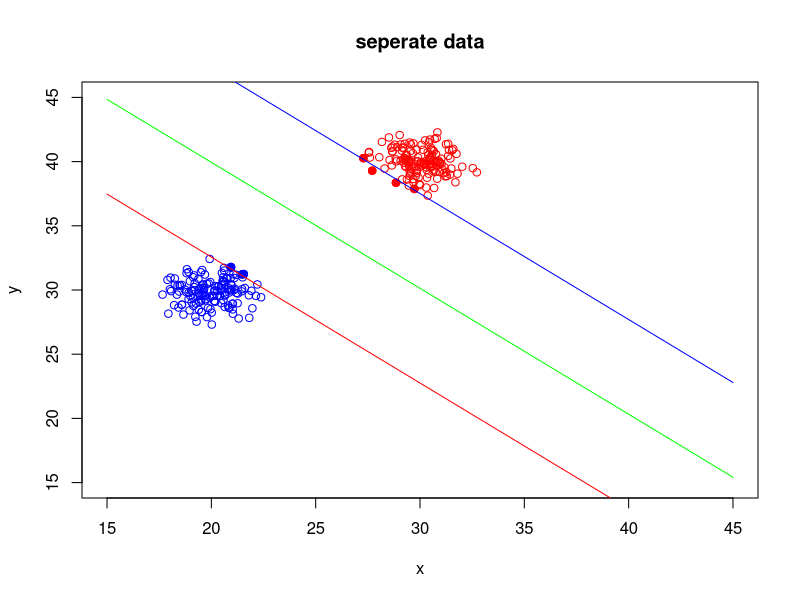
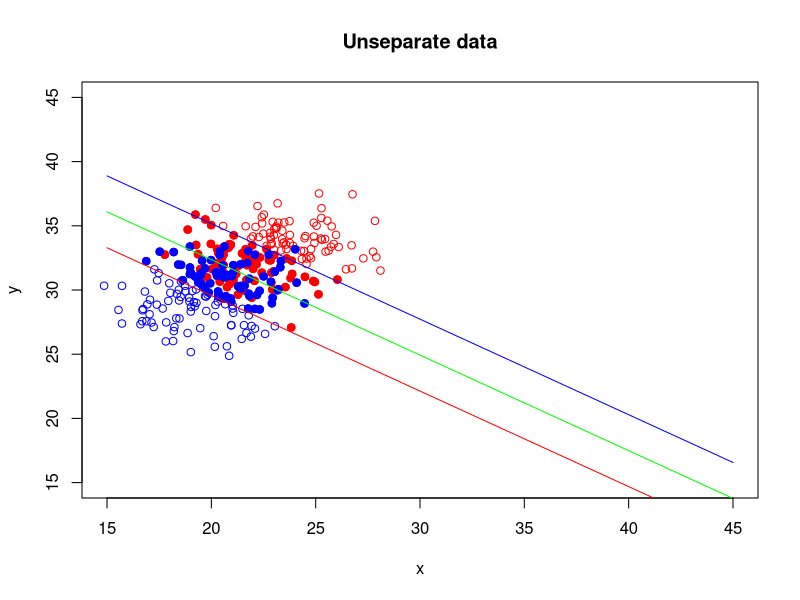

R code for these plots, in order:
##SVM hard margin##


#generate data
set.seed(500)
data1 <- cbind(rnorm(150, 20, 1), rnorm(150, 30, 1), matrix(-1, 150, 1))
data2 <- cbind(rnorm(150, 30, 1), rnorm(150, 40, 1), matrix(1, 150, 1))
sepdata <- rbind(data1, data2)
data3 <- cbind(rnorm(150, 20, 2), rnorm(150, 30, 2), matrix(-1, 150, 1))
data4 <- cbind(rnorm(150, 23, 2), rnorm(150, 33, 2), matrix(1, 150, 1))
unsepdata <- rbind(data3, data4)


#SVM of soft margins
traini <- rbind(data1,data2)
trainiX <- traini[,-3]
trainiY <- as.matrix(traini[,3])

trainiUnsep <- rbind(data3,data4)
trainiUnsepX <- trainiUnsep[,-3]
trainiUnsepY <- as.matrix(trainiUnsep[,3])

H = (trainiY %*% t(trainiY)) * (trainiX %*% t(trainiX))
c = matrix(rep(-1, nrow(trainiX)))
A = t(trainiY)
b = 0
r = 0
l = matrix(rep(0, nrow(trainiX)))
u = matrix(rep(0.005, nrow(trainiX)))

require(kernlab)
linearLDResult = ipop(c, H, A, b, l, u, r)
alpha = matrix(primal(linearLDResult))

w = rep(0, ncol(trainiX))
for(i in 1:nrow(trainiX))
{
  w = w + alpha[i] * trainiY[i] * trainiX[i, ]
}

sv = traini[alpha > 0.0001, ] #Support vectors
w0 = (1/nrow(sv)) * sum(as.matrix(sv[, 3]) - sv[, -3] %*% w)

#plotting
plot(15:45, 15:45, type = "n", main='seperate data', ylab='y', xlab='x')  
points(data1[,1], data1[,2], col = "blue")
points(data2[,1], data2[,2], col = "red")
points(matrix(sv[sv[,3]==1,],ncol = 3)[,1], matrix(sv[sv[,3]==1,],ncol = 3)[,2], pch = 19, col = "red")
points(matrix(sv[sv[,3]==-1,],ncol = 3)[,1], matrix(sv[sv[,3]==-1,],ncol = 3)[,2], pch = 19, col = "blue")
curve(-w[1]/w[2] * x - w0/w[2], add = TRUE, col = "green")  
curve(-w[1]/w[2] * x - (w0+1)/w[2], add = TRUE, col = "red")  
curve(-w[1]/w[2] * x - (w0-1)/w[2], add = TRUE, col = "blue")  

confusionMatrix <- matrix(0, 2, 2)
for (j in 1:nrow(traini))
{
  temp <- trainiX[j,] %*% as.matrix(w) + w0
  if (temp > 0)
  {
    if (j <= 150)
    {
      confusionMatrix[2,1] <- confusionMatrix[2,1] + 1
    }else
    {
      confusionMatrix[2,2] <- confusionMatrix[2,2] + 1
    }
  }else{
    if (j <= 150)
    {
      confusionMatrix[1,1] <- confusionMatrix[1,1] + 1
    }else
    {
      confusionMatrix[1,2] <- confusionMatrix[1,2] + 1
    }
  }
}

H = (trainiUnsepY %*% t(trainiUnsepY)) * (trainiUnsepX %*% t(trainiUnsepX))
c = matrix(rep(-1, nrow(trainiUnsepX)))
A = t(trainiUnsepY)
b = 0
r = 0
l = matrix(rep(0, nrow(trainiUnsepX)))
u = matrix(rep(0.005, nrow(trainiUnsepX)))

require(kernlab)
result = ipop(c, H, A, b, l, u, r)
alpha = matrix(primal(result))

w = rep(0, ncol(trainiUnsepX))
for(i in 1:nrow(trainiUnsepX))
{
  w = w + alpha[i] * trainiUnsepY[i] * trainiUnsepX[i, ]
}

sv = trainiUnsep[alpha > 0.0001, ] #Support vectors
w0 = (1/nrow(sv)) * sum(as.matrix(sv[, 3]) - sv[, -3] %*% w)

#plotting
plot(15:45, 15:45, type = "n", main='Unseparate data', ylab='y', xlab='x')  
points(data3[,1], data3[,2], col = "blue")
points(data4[,1], data4[,2], col = "red")
points(matrix(sv[sv[,3]==1,],ncol = 3)[,1], matrix(sv[sv[,3]==1,],ncol = 3)[,2], pch = 19, col = "red")
points(matrix(sv[sv[,3]==-1,],ncol = 3)[,1], matrix(sv[sv[,3]==-1,],ncol = 3)[,2], pch = 19, col = "blue")
curve(-w[1]/w[2] * x - w0/w[2], add = TRUE, col = "green")  
curve(-w[1]/w[2] * x - (w0+1)/w[2], add = TRUE, col = "red")  
curve(-w[1]/w[2] * x - (w0-1)/w[2], add = TRUE, col = "blue") 

confusionMatrixUnsep <- matrix(0, 2, 2)

for (j in 1:nrow(trainiUnsep))
{
  temp <- trainiUnsepX[j,] %*% as.matrix(w) + w0
  if (temp > 0)
  {
    if (j <= 150)
    {
      confusionMatrixUnsep[2,1] <- confusionMatrixUnsep[2,1] + 1
    }else
    {
      confusionMatrixUnsep[2,2] <- confusionMatrixUnsep[2,2] + 1
    }
  }else{
    if (j <= 150)
    {
      confusionMatrixUnsep[1,1] <- confusionMatrixUnsep[1,1] + 1
    }else
    {
      confusionMatrixUnsep[1,2] <- confusionMatrixUnsep[1,2] + 1
    }
  }
}

confusionMatrix
confusionMatrixUnsep
